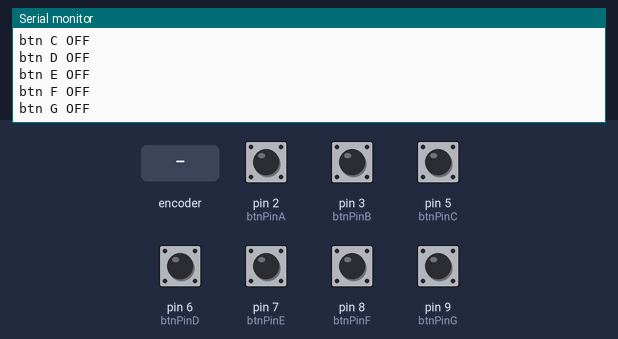
This sketch was run on a simulated Arduino Uno, built with avr-gcc and run on an emulated ATmega328P. Shown: the last lines printed to the serial monitor. The test bench sets the inputs (shaded band); at power-on: pin 2 (btnPinA), pin 3 (btnPinB), pin 5 (btnPinC), pin 6 (btnPinD), pin 7 (btnPinE), pin 8 (btnPinF), pin 9 (btnPinG) HIGH.

Above: at 4.3 s.
4.4 s: rotary encoder on pin 2 (btnPinA) / pin 3 (btnPinB) turned 1 step (first pin leading)
At 5.8 s:
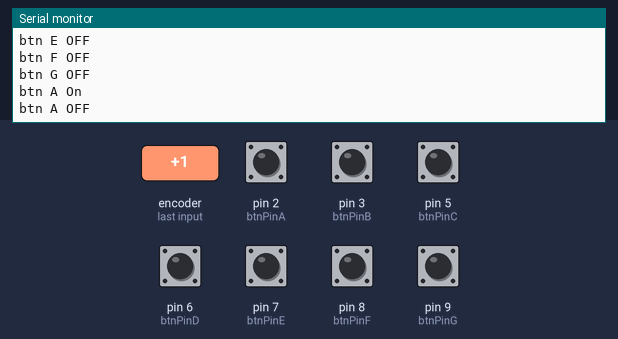
6.1 s: pin 5 (btnPinC) pulled LOW for 0.15 s
At 7.0 s:
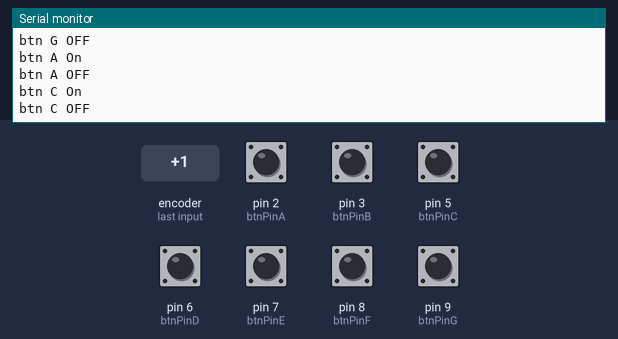
7.7 s: pin 6 (btnPinD) pulled LOW for 0.15 s
At 9.0 s:
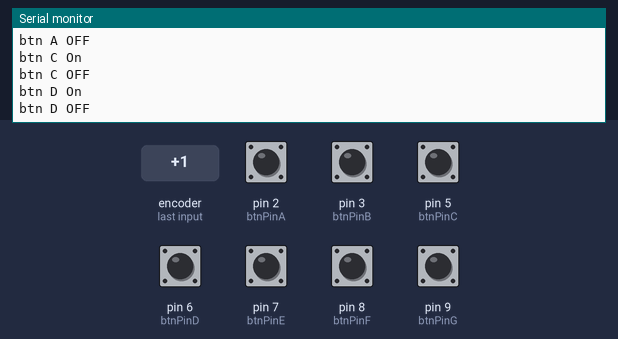
9.3 s: pin 7 (btnPinE) pulled LOW for 0.15 s
At 10.6 s:
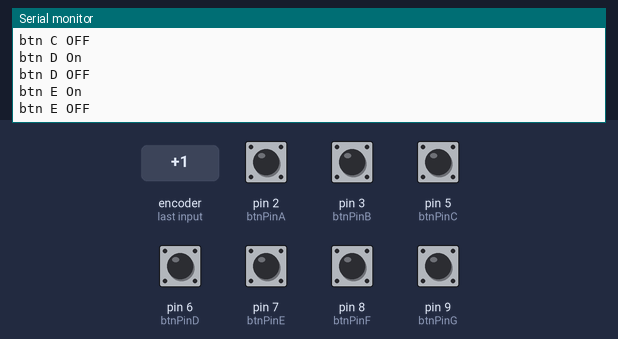
10.9 s: pin 8 (btnPinF) pulled LOW for 0.15 s
At 11.9 s:
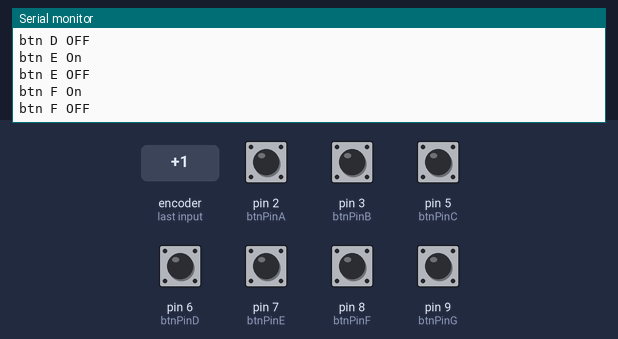
12.5 s: pin 9 (btnPinG) pulled LOW for 0.15 s
At 12.9 s:
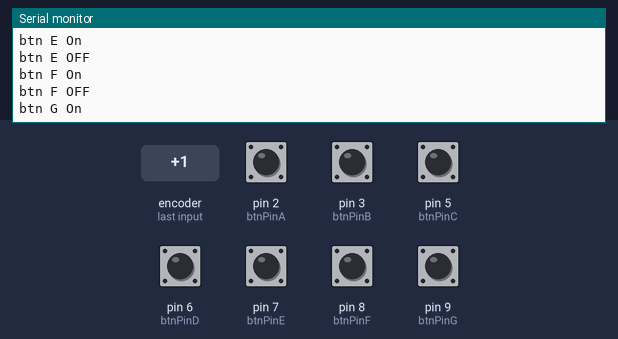

The sketch:

100most-buttonpartonly-edgedetection.ino
```cpp
//Arduino Code for 100most button
const int btnPinA = 2;
const int btnPinB = 3;
const int btnPinC = 5;
const int btnPinD = 6;
const int btnPinE = 7;
const int btnPinF = 8;
const int btnPinG = 9;


int btnStateA = 0;
int btnStateB = 0;
int btnStateC = 0;
int btnStateD = 0;
int btnStateE = 0;
int btnStateF = 0;
int btnStateG = 0;

int lastBtnStateA = 0;
int lastBtnStateB = 0;
int lastBtnStateC = 0;
int lastBtnStateD = 0;
int lastBtnStateE = 0;
int lastBtnStateF = 0;
int lastBtnStateG = 0;


int delayConst = 500;


void setup() {
  // put your setup code here, to run once:
  pinMode(btnPinA, INPUT_PULLUP);
  pinMode(btnPinB, INPUT_PULLUP);
  pinMode(btnPinC, INPUT_PULLUP);
  pinMode(btnPinD, INPUT_PULLUP);
  pinMode(btnPinE, INPUT_PULLUP);
  pinMode(btnPinF, INPUT_PULLUP);
  pinMode(btnPinG, INPUT_PULLUP);
  Serial.begin(9600);
}

void loop() {
  // updating the button states
  btnStateA = digitalRead(btnPinA);
  btnStateB = digitalRead(btnPinB);
  btnStateC = digitalRead(btnPinC);
  btnStateD = digitalRead(btnPinD);
  btnStateE = digitalRead(btnPinE);
  btnStateF = digitalRead(btnPinF);
  btnStateG = digitalRead(btnPinG);

  // Run when button state changes,
  // Run once for each state change
  //
  //

  //Button A ================ ================ ================ ================ ================
  if(btnStateA != lastBtnStateA){
    if(btnStateA == LOW){
        //========send trigger===========
        Serial.println("btn A On");

    } else if (btnStateA == HIGH){
      Serial.println("btn A OFF");
    }
    delay(delayConst);

  }
  lastBtnStateA = btnStateA;

 //Button B ================ ================ ================ ================ ================
 if(btnStateB != lastBtnStateB){
    if(btnStateB == LOW){
        //========send trigger===========
        Serial.println("btn B On");

    } else if (btnStateB == HIGH){
      Serial.println("btn B OFF");
    }
    delay(delayConst);

  }
  lastBtnStateB = btnStateB;

 //Button C ================ ================ ================ ================ ================
 if(btnStateC != lastBtnStateC){
    if(btnStateC == LOW){
        //========send trigger===========
        Serial.println("btn C On");

    } else if (btnStateC == HIGH){
      Serial.println("btn C OFF");
    }
    delay(delayConst);

  }
  lastBtnStateC = btnStateC;

 //Button D ================ ================ ================ ================ ================
 if(btnStateD != lastBtnStateD){
    if(btnStateD == LOW){
        //========send trigger===========
        Serial.println("btn D On");

    } else if (btnStateD == HIGH){
      Serial.println("btn D OFF");
    }
    delay(delayConst);

  }
  lastBtnStateD = btnStateD;

 //Button E ================ ================ ================ ================ ================
 if(btnStateE != lastBtnStateE){
    if(btnStateE == LOW){
        //========send trigger===========
        Serial.println("btn E On");

    } else if (btnStateE == HIGH){
      Serial.println("btn E OFF");
    }
    delay(delayConst);

  }
  lastBtnStateE = btnStateE;

 //Button F ================ ================ ================ ================ ================
 if(btnStateF != lastBtnStateF){
    if(btnStateF == LOW){
        //========send trigger===========
        Serial.println("btn F On");

    } else if (btnStateF == HIGH){
      Serial.println("btn F OFF");
    }
    delay(delayConst);

  }
  lastBtnStateF = btnStateF;

 //Button G ================
 if(btnStateG != lastBtnStateG){
    if(btnStateG == LOW){
        //========send trigger===========
        Serial.println("btn G On");

    } else if (btnStateG == HIGH){
      Serial.println("btn G OFF");
    }
    delay(delayConst);

  }
  lastBtnStateG = btnStateG;


}
```

Measured:
- after the input at 4.4 s, the serial monitor: prints a new line at once (image 1)
- after the input at 6.1 s, the serial monitor: prints a new line at once (image 2)
- after the input at 7.7 s, the serial monitor: prints a new line at once (image 3)
- after the input at 9.3 s, the serial monitor: prints a new line at once (image 4)
- after the input at 10.9 s, the serial monitor: prints a new line at once (image 5)
- after the input at 12.5 s, the serial monitor: prints a new line at once (image 6)
